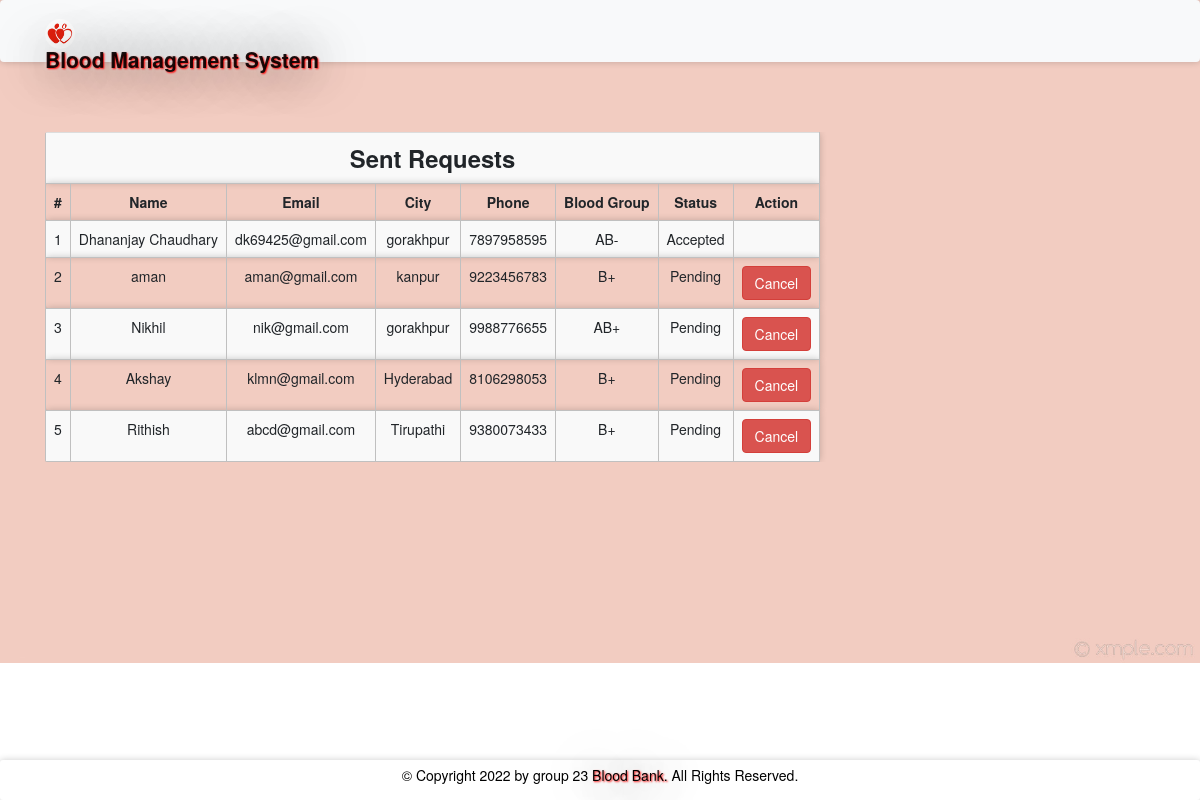
Screenshot of /sentrequestd.php (signed in) with the database file from the repository.
### tables this page shows
CREATE TABLE `blooddonate` (
  `donoid` int(11) NOT NULL,
  `rid` int(11) NOT NULL,
  `hid` int(11) NOT NULL,
  `bg` varchar(11) NOT NULL,
  `status` varchar(100) NOT NULL DEFAULT 'Pending'
);

CREATE TABLE `receivers` (
  `id` int(11) NOT NULL,
  `rname` varchar(100) NOT NULL,
  `remail` varchar(100) NOT NULL,
  `rpassword` varchar(100) NOT NULL,
  `gender` varchar(10) NOT NULL,
  `rphone` varchar(100) NOT NULL,
  `rbg` varchar(10) NOT NULL,
  `rcity` varchar(100) NOT NULL,
  `flag` bit(2) NOT NULL
);

### message.php (called while the page is built, shortened)
<?php $counter=0; if(isset($_GET['msg'])) { ?>
	<div class="col-5 alert alert alert-success alert-dismissible fade show card" id="message">
		<button type="button" class="close" data-dismiss="alert" title="close">&times;</button><?php echo $_GET['msg'];?>
	</div>
<?php }?>

### sentrequestd.php (the view, shortened to what this page needs)
<?php
require 'file/connection.php';
  if(!isset($_SESSION['hid']))
  {
  header('location:login.php');
  }
  else {
    $hid = $_SESSION['hid'];
    $sql = "SELECT blooddonate.*, receivers.* from blooddonate, receivers where hid='$hid' && blooddonate.rid=receivers.id";
    $result = mysqli_query($conn, $sql);
?>
<!DOCTYPE html>
<html>
<?php require 'head.php'; ?>
<body>
	<?php require 'header.php'; ?>
	<div class="container cont">
		<?php require 'message.php'; ?>
	<table class="table table-responsive table-striped rounded mb-5">
		<tr><th colspan="8" class="title">Sent requests</th></tr>
		<tr>
			<th>#</th>
			<th>Name</th>
			<th>Email</th>
			<th>City</th>
			<th>Phone</th>
			<th>Blood Group</th>
			<th>Status</th>
			<th>Action</th>
		</tr>
		<?php while($row = mysqli_fetch_array($result)) { ?>
		<tr>
			<td><?php echo ++$counter;?></td>
			<td><?php echo $row['rname'];?></td>
			<td><?php echo $row['remail'];?></td>
			<td><?php echo $row['rcity'];?></td>
			<td><?php echo $row['rphone'];?></td>
			<td><?php echo $row['bg'];?></td>
			<td><?php echo $row['status'];?></td>
			<td><?php if($row['status'] == 'Accepted'){ ?>
			<?php }
			else{ ?>
				<a href="file/canceld.php?donoid=<?php echo $row['donoid'];?>" class="btn btn-danger">Cancel</a>
			<?php } ?>
			</td>
		</tr>
		<?php } ?>
	</table>
</div>
    <?php require 'footer.php'; ?>
</body>
</html>
<?php } ?>

### css/style.css (style rules this page uses)
.cont { padding-top: 40px; text-align: justify; font-size: 1em; }
.card ,nav, .footer,tr,video { border-radius: 3px; transition: all 200ms ease-out; box-shadow: 0px 0px 7px rgba(0, 0, 0, 0.2); }
tr,th,td { border:0.1px solid silver; text-align: center; }
.title { font-weight: bold; font-size: 1.7em; text-transform: capitalize; text-align: center; }
a:link { text-decoration: none; }

### sentrequestd.php (style rules this page uses)
body { background: url(image/p4.jpg) no-repeat center; background-size: cover; min-height: 0; height: 650px; }

### rows the page displays
blooddonate: receivers.rname "Dhananjay Chaudhary", receivers.remail "dk69425@gmail.com", receivers.rcity "gorakhpur", receivers.rphone "7897958595", bg "AB-", status "Accepted"
blooddonate: receivers.rname "aman", receivers.remail "aman@gmail.com", receivers.rcity "kanpur", receivers.rphone "9223456783", bg "B+", status "Pending"
blooddonate: receivers.rname "Nikhil", receivers.remail "nik@gmail.com", receivers.rcity "gorakhpur", receivers.rphone "9988776655", bg "AB+", status "Pending"
blooddonate: receivers.rname "Akshay", receivers.remail "klmn@gmail.com", receivers.rcity "Hyderabad", receivers.rphone "8106298053", bg "B+", status "Pending"
blooddonate: receivers.rname "Rithish", receivers.remail "abcd@gmail.com", receivers.rcity "Tirupathi", receivers.rphone "9380073433", bg "B+", status "Pending"
